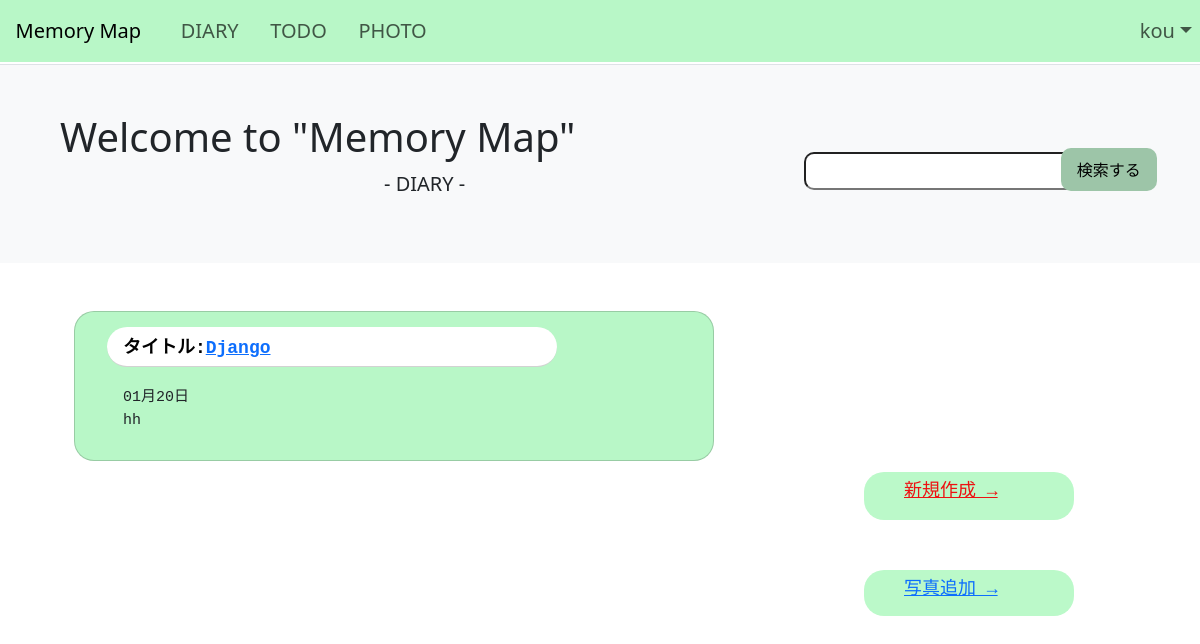
/spdiary/list/ (signed in), run on the app's committed database.
### spdiary/models.py (models this page shows, shortened)
class Diary(models.Model):
    id = models.UUIDField(primary_key=True, default=uuid.uuid4, editable=False)#自動でつく
    date = models.DateField(verbose_name='日付', default=timezone.now)#日付
    title = models.CharField(verbose_name='タイトル', max_length=40)#日付のタイトル
    text = models.TextField(verbose_name='日記', max_length=255)#日付の本文
    created_at = models.DateTimeField(verbose_name='作成日時', default=timezone.now)#作成日時
    updated_at = models.DateTimeField(verbose_name='編集日時', blank=True, null=True)#編集日時
    tagname = models.CharField(verbose_name='タグ', max_length=40,null=True,blank=True)#タグを書くスペース
    tag = models.ManyToManyField(Tag)
    user = models.ForeignKey(User, on_delete=models.CASCADE)

### spdiary/views.py (the view)
# urls.py: path('list/', DiaryListView.as_view(), name='list'),
class DiaryListView(LoginRequiredMixin,generic.ListView):
    template_name = 'list.html'
    model = Diary
    def get_queryset(self):
        tag = self.request.GET.get('tag')
        if tag and self.request.user.is_active:
            diary_list = Diary.objects.filter(
                tag__name__icontains=tag,user=self.request.user)
        elif not tag and self.request.user.is_active:
            diary_list = Diary.objects.filter(user=self.request.user).order_by('-date')
        else:
            diary_list = Diary.objects.none()
        return diary_list

### templates/list.html (shortened to what this page needs)
{% extends './base.html' %}
{% block content %}
<link rel="stylesheet" href="https://cdn.jsdelivr.net/npm/@fortawesome/fontawesome-free@6.4.2/css/fontawesome.min.css">
<body>
<body>
  <div class="bg-light p-3 p-sm-5 mb-4 border-top">
    <div class="container">
      <h1 class="display-6">Welcome to "Memory Map"</h1>
      <p style="font-size:20px; padding-left:30%;">- DIARY -</p>
    </div>
  </div>
  <div class="container">
    <form action="" method="get">
      <input name="tag" value="{{ request.GET.tag }}" type="text" />
      <button type="submit"class="button">検索する</button>
    </form>
    <ul>
    {% for diary in diary_list %}
    <div class="card my-5" style="width: 40rem;height: 150px; border-radius: 20px; background-color: #b8f7c7;">
        <div class="card-header" style="border-radius: 40px; top:10%; left:5%;"><strong>タイトル:<a href="{% url 'spdiary:detail' diary.id %}">{{diary.title}}</a></strong></div>
        <div class="card-body" style="position:absolute; left:5%; top:40%; font-size:15px; font-family: monospace;">{{ diary.date|date:" m月d日" }}<br>{{ diary.text|truncatechars_html:30|linebreaksbr}}</div>
    </div>
    {% endfor %}
    </ul>
  </div>
  <a class="create" href="{% url 'spdiary:create' %}"><span class="yohaku">新規作成 →</span></a>
  <a class="photo" href="{% url 'spdiary:image' %}"><span class="yohaku">写真追加 →</span></a>
</body>
{% endblock %}

### templates/base.html (shortened to what this page needs)
<!DOCTYPE html>
{% load django_bootstrap5 %}
{% bootstrap_css %}
<html lang="ja">
<head>
</head>
<body style="padding-top: 4rem;">
    <div class='fixed-top'>
        <nav class="navbar navbar-expand-lg" style="background-color:#b8f7c7; font-size: 20px;">
            <a class="navbar-brand" href="{% url 'spdiary:list' %}">&nbsp;&nbsp;&nbsp;Memory Map</a>
            <div class="collapse navbar-collapse" id="navbarSupportedContent">
              <ul class="navbar-nav mr-auto">
                <li class="nav-item active">
                  <a class="nav-link" href="{% url 'spdiary:list' %}">&nbsp;&nbsp;&nbsp;DIARY</a>
                </li>
                <li class="nav-item">
                  <a class="nav-link" href="{% url 'spdiary:listpage' %}">&nbsp;&nbsp;&nbsp;TODO</a>
                </li>
                <li class="nav-item">
                  <a class="nav-link" href="{% url 'spdiary:imagelist' %}">&nbsp;&nbsp;&nbsp;PHOTO</a>
              </ul>
            </div>
            <ul class="navbar-nav mr-md-2">
                {% if user.is_authenticated %}
                <a class="nav-link dropdown-toggle" href="#" id="navbarDropdown" role="button" data-bs-toggle="dropdown" aria-expanded="false">{{ user.username }}</a>
                {% else %}
                <a class="btn btn-outline-light btn-sm" href="{% url 'spdiary:login' %}">ログイン</a></li>
                {% endif %}
            </ul>
        </nav>
    </div>
    {% block content %}
    {% endblock %}
</body>
</html>

### templates/list.html (style rules this page uses)
input[name="tag" ] { background-color: #FFF ; left:67%; position: absolute; font-size:21px; border-radius: 10px; top:19%; }
.button { -moz-appearance: none; -webkit-appearance: none; appearance: none; margin: 1em 0; padding: 0.6em 1em; font-size: 1em; background-color: #9dc5a8; ; border: 0; transition: 0.3s; left:88.4%; position: absolute; border-radius: 10px; top:16.5%; }
.card-header { position:absolute; color:rgb(0, 0, 0); font-size:18px; z-index:999; font-family: monospace; background-color: #ffffff ; width: 450px; height: 40px; }
.create { position:absolute; background-color:#bbf9c9; border-radius: 20px; left:72%; bottom:35%; color:rgb(237, 18, 18); font-size:18px; font-family: monospace; width: 210px; line-height: 38px; min-height: 48px; }
.photo { border: none; position:absolute; background-color:#bbf9c9; border-radius: 20px; left:72%; bottom:23%; font-size:18px; font-family: monospace; width: 210px; line-height: 38px; min-height: 46px; }
.yohaku { margin:4px 40px; }

### data on the page
Diary: title "Django", date "01月20日", text "hh"

### other printed values
{{ user.username }} "kou"
